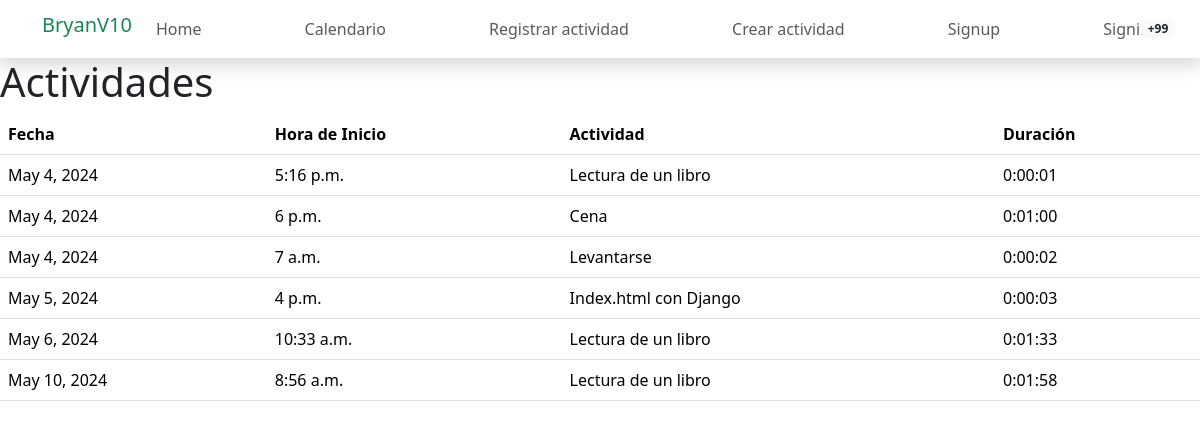
Before: / with the older database file.
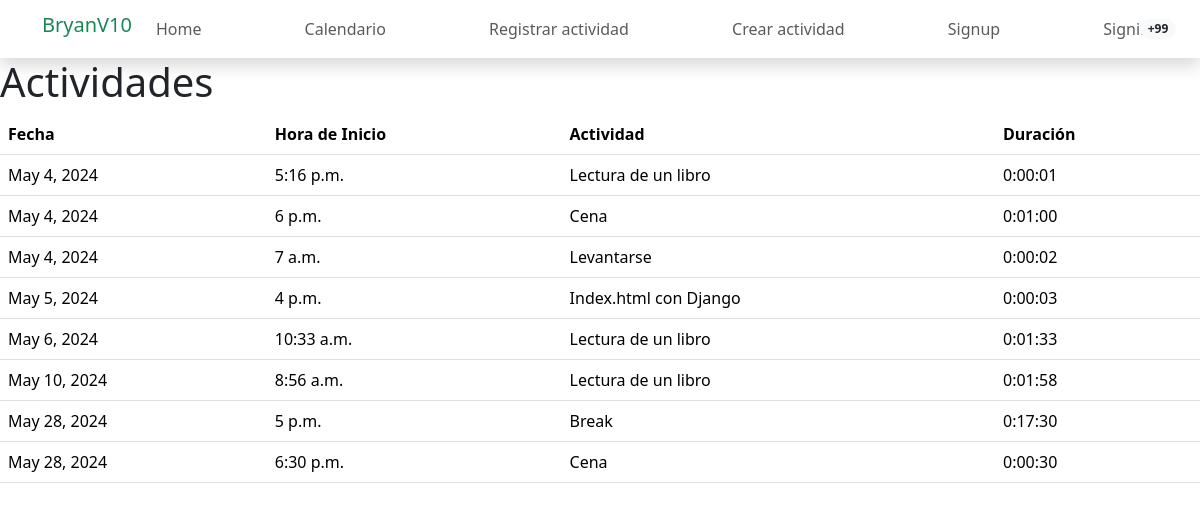
After: the same page with the newer database file.
### miapp/models.py (models this page shows, shortened)
class RegistroActividad(models.Model):
    actividad = models.ForeignKey('Actividad', on_delete=models.CASCADE)
    calendario=models.DateField()
    hora_inicio = models.TimeField(default=timezone.now)
    duracion_real = models.DurationField()

class Actividad(models.Model):
    PRIORIDAD_CHOICES = [
        ('baja', 'Baja'),
        ('media', 'Media'),
        ('alta', 'Alta'),
    ]
    nombre = models.CharField(max_length=100)
    descripcion = models.TextField(blank=True, null=True)
    prioridad = models.CharField(max_length=10, choices=PRIORIDAD_CHOICES)
    duracion_estimada = models.DurationField()

### miapp/views.py (the view)
# urls.py: path('',views.inicio,name='home'),
def inicio(request):
    registrospython=RegistroActividad.objects.all().order_by('calendario')
    return render(request, "index.html",{
        'registros':registrospython
    })

### miapp/templates/index.html
{% extends 'base.html' %}
    {% block content %}
    <h1>Actividades</h1>
    <table class="table">
        <thead>
            <tr>
                <th>Fecha</th>
                <th>Hora de Inicio</th>
                <th>Actividad</th>
                <th>Duración</th>
            </tr>
        </thead>
        <tbody>
            {% for registro in registros %}
            <tr>
                <td>{{ registro.calendario }}</td>
                <td>{{ registro.hora_inicio }}</td>
                <td>{{ registro.actividad.nombre }}</td>
                <td>{{ registro.duracion_real }}</td>
            </tr>
            {% endfor %}
        </tbody>
    </table>
{% endblock %}

### miapp/templates/base.html (shortened to what this page needs)
<!DOCTYPE html>
<html lang="es">
<head>
    {% load bootstrap5 %}
    {% bootstrap_css %}
</head>
<body>
    <nav class="navbar navbar-expand-lg navbar-light shadow">
      <div class="container d-flex justify-content-between align-items-center">
          <a class="navbar-brand text-success logo h1 align-self-center" href="index.html">
              BryanV10
          </a>
          <div class="align-self-center collapse navbar-collapse flex-fill  d-lg-flex justify-content-lg-between" id="templatemo_main_nav">
              <div class="flex-fill">
                  <ul class="nav navbar-nav d-flex justify-content-between mx-lg-auto">
                      <li class="nav-item">
                          <a class="nav-link" href="/home">Home</a>
                      </li>
                      <li class="nav-item">
                        <a class="nav-link" href="/calendar">Calendario</a>
                    </li>
                      <li class="nav-item">
                          <a class="nav-link" href="/registros">Registrar actividad</a>
                      </li>
                      <li class="nav-item">
                          <a class="nav-link" href="/actividad">Crear actividad</a>
                      </li>
                    {% if user.is_authenticated and not "/admin/" in request.path %}
                    <li class="nav-item">
                        <a class="nav-link" href="/signout">logout</a>
                    </li>
                    {% else %}
                    <li class="nav-item">
                        <a class="nav-link" href="/signup">Signup</a>
                    </li>
                    <li class="nav-item">
                      <a class="nav-link" href="/signin">Signin</a>
                    </li>
                    {% endif %}
                  </ul>
              </div>
              <div class="navbar align-self-center d-flex">
                  <a class="nav-icon position-relative text-decoration-none" href="#">
                      <span class="position-absolute top-0 left-100 translate-middle badge rounded-pill bg-light text-dark">7</span>
                  </a>
                  <a class="nav-icon position-relative text-decoration-none" href="#">
                      <span class="position-absolute top-0 left-100 translate-middle badge rounded-pill bg-light text-dark">+99</span>
                  </a>
              </div>
          </div>
      </div>
  </nav>
{% block content %}
{% endblock %}
</body>
</html>

Changed rows visible on the page:
added RegistroActividad: calendario "May 28, 2024", hora_inicio "5 p.m.", actividad.nombre "Break", duracion_real "0:17:30"
added RegistroActividad: calendario "May 28, 2024", hora_inicio "6:30 p.m.", actividad.nombre "Cena", duracion_real "0:00:30"
